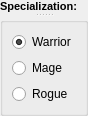
      <widget class="QSplitter" name="splitter_2">
       <property name="orientation">
        <enum>Qt::Vertical</enum>
       </property>
       <widget class="QLabel" name="spec_label_2">
        <property name="font">
         <font>
          <pointsize>8</pointsize>
          <weight>75</weight>
          <bold>true</bold>
          <underline>false</underline>
         </font>
        </property>
        <property name="text">
         <string>Specialization:</string>
        </property>
       </widget>
       <widget class="QGroupBox" name="groupBox_2">
        <property name="title">
         <string/>
        </property>
        <property name="flat">
         <bool>false</bool>
        </property>
        <property name="checkable">
         <bool>false</bool>
        </property>
        <layout class="QVBoxLayout" name="verticalLayout_5">
         <item>
          <widget class="QRadioButton" name="warriorButton_2">
           <property name="text">
            <string>Warrior</string>
           </property>
           <property name="icon">
            <iconset>
             <normaloff>img/warrior.png</normaloff>img/warrior.png</iconset>
           </property>
           <property name="iconSize">
            <size>
             <width>24</width>
             <height>24</height>
            </size>
           </property>
           <property name="checked">
            <bool>true</bool>
           </property>
          </widget>
         </item>
         <item>
          <widget class="QRadioButton" name="mageButton_2">
           <property name="text">
            <string>Mage</string>
           </property>
           <property name="icon">
            <iconset>
             <normaloff>img/mage.png</normaloff>img/mage.png</iconset>
           </property>
           <property name="iconSize">
            <size>
             <width>24</width>
             <height>24</height>
            </size>
           </property>
           <property name="checked">
            <bool>false</bool>
           </property>
          </widget>
         </item>
         <item>
          <widget class="QRadioButton" name="rogueButton_2">
           <property name="text">
            <string>Rogue</string>
           </property>
           <property name="icon">
            <iconset>
             <normaloff>img/rogue.png</normaloff>img/rogue.png</iconset>
           </property>
           <property name="iconSize">
            <size>
             <width>24</width>
             <height>24</height>
            </size>
           </property>
          </widget>
         </item>
        </layout>
       </widget>
      </widget>
